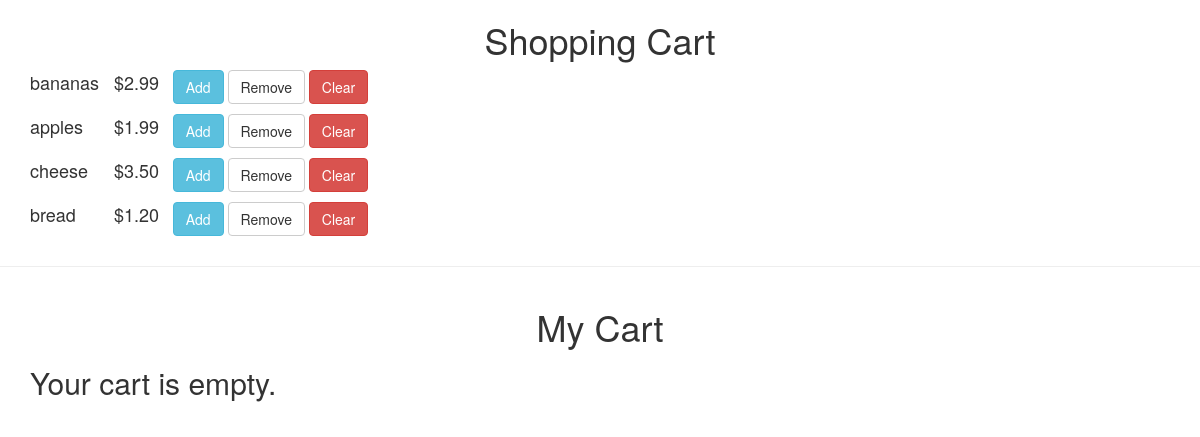
The app's page /phpmysqlcourse/25_shopping_cart/index.php with its own data.
### tables this page shows
CREATE TABLE `products` (
  `id` int(11) NOT NULL,
  `name` varchar(20) NOT NULL,
  `price` float NOT NULL
);

### phpmysqlcourse/25_shopping_cart/index.php (the view, shortened to what this page needs)
<?php
require 'db.inc.php';
?>
<!DOCTYPE html>
<html lang="en">
  <head>
    <link rel="stylesheet" href="https://maxcdn.bootstrapcdn.com/bootstrap/3.3.7/css/bootstrap.min.css">
  </head>
  <body>
    <div class="container">
        <h1 class="text-center">Shopping Cart</h1>
        <?php
        $q = "select * from products";
        $r = mysqli_query($dbc, $q);
        while ($row = mysqli_fetch_assoc($r)) :
        ?>
            <p>
                <span style="display: inline-block;width:80px;font-size: 18px;"><?= $row['name'] ?></span>
                <span style="display: inline-block;width:55px;font-size: 18px;">$<?= number_format($row['price'], 2) ?></span>
                <a class="btn btn-info" href="index.php?add=<?= $row['id'] ?>">Add</a>
                <a class="btn btn-default" href="index.php?remove=<?= $row['id'] ?>">Remove</a>
                <a class="btn btn-danger" href="index.php?clear=<?= $row['id'] ?>">Clear</a>
            </p>
        <?php endwhile; ?>
    </div>
    <hr>
    <div class="container">
        <h1 class="text-center">My Cart</h1>
        <?php
        $total = 0;
        if ($total == 0)
        {
            echo '<h2>Your cart is empty.</h2>';
        }
        else
        {
            echo '<p><b>Total: </b>$'.$total.'</p>';
        }
        ?>
    </div>
  </body>
</html>

### records on screen
products: name "bananas", price "2.99"
products: name "apples", price "1.99"
products: name "cheese", price "3.50"
products: name "bread", price "1.20"
